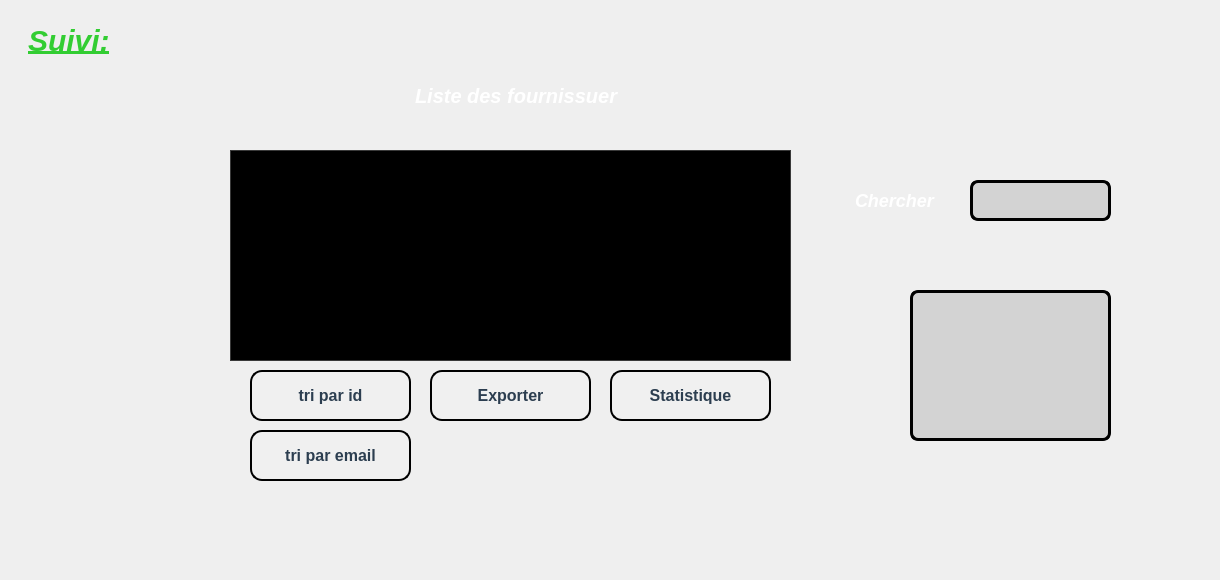
    <widget class="QWidget" name="tab_5">
     <attribute name="title">
      <string>Suivi</string>
     </attribute>
     <widget class="QLabel" name="label_5">
      <property name="geometry">
       <rect>
        <x>400</x>
        <y>70</y>
        <width>261</width>
        <height>51</height>
       </rect>
      </property>
      <property name="styleSheet">
       <string notr="true">QLabel {
    color: white;                     /* Couleur du texte (blanc) */
    font-size: 20px;                  /* Taille de police */
    font-family: 'Lato', sans-serif;  /* Polices de fallback */
    padding: 10px;                    /* Espacement autour du texte */
    font-weight: bold;                /* Met le texte en gras */
    font-style: italic;               /* Met le texte en italique */
}
</string>
      </property>
      <property name="text">
       <string>Liste des fournissuer</string>
      </property>
     </widget>
     <widget class="QLineEdit" name="lineEdit_recherche">
      <property name="geometry">
       <rect>
        <x>970</x>
        <y>180</y>
        <width>141</width>
        <height>41</height>
       </rect>
      </property>
      <property name="styleSheet">
       <string notr="true">QLineEdit {
    border: 3px solid black;          /* Couleur du contour (noir) */
    border-radius: 8px;               /* Coins arrondis */
    padding: 10px;                    /* Espacement à l'intérieur du line edit */
    background-color: #D3D3D3;        /* Fond gris clair */
    color: #333;                      /* Couleur du texte sombre */
    font-size: 14px;                  /* Taille de police */
    transition: border-color 0.3s;    /* Transition douce pour la couleur du contour */
}

QLineEdit:focus {
    border: 3px solid black;          /* Contour noir lorsqu'il est en focus */
    box-shadow: 0 0 5px rgba(0, 0, 0, 0.5); /* Effet d'ombre subtil (noir) */
}

QLineEdit::placeholder {
    color: #999;                      /* Couleur du texte d'espace réservé */
    opacity: 1;                       /* Assurez-vous que l'espace réservé est complètement opaque */
}
</string>
      </property>
     </widget>
     <widget class="QLabel" name="label_6">
      <property name="geometry">
       <rect>
        <x>840</x>
        <y>180</y>
        <width>161</width>
        <height>41</height>
       </rect>
      </property>
      <property name="styleSheet">
       <string notr="true">QLabel {
    color: white;                     /* Couleur du texte (blanc) */
    font-size: 18px;                  /* Taille de police */
    font-family: 'Lato', sans-serif;  /* Polices de fallback */
    padding: 10px;                    /* Espacement autour du texte */
    font-weight: bold;                /* Met le texte en gras */
    font-style: italic;               /* Met le texte en italique */
}
</string>
      </property>
      <property name="text">
       <string>Chercher</string>
      </property>
     </widget>
     <widget class="QPushButton" name="pushButton_exporter">
      <property name="geometry">
       <rect>
        <x>430</x>
        <y>370</y>
        <width>161</width>
        <height>51</height>
       </rect>
      </property>
      <property name="styleSheet">
       <string notr="true">QPushButton {
    border-radius: 12px; /* Coins arrondis */
    background: #F0F0F0; /* Fond gris clair */
    color: #2C3E50; /* Couleur du texte bleu-gris foncé */
    padding: 12px 20px; /* Espacement plus grand pour une zone de clic plus large */
    border: 2px solid black; /* Contour noir */
    font-weight: bold; /* Texte en gras pour mettre en valeur */
    font-size: 16px; /* Taille de police légèrement plus grande */
    transition: background-color 0.3s, box-shadow 0.3s, transform 0.2s; /* Transitions douces */
}

QPushButton:hover {
    background: rgba(41, 128, 185, 0.15); /* Bleu clair au survol */
    box-shadow: 0px 6px 20px rgba(0, 0, 0, 0.3); /* Ombre plus prononcée pour la profondeur */
    transform: translateY(-3px); /* Effet de soulèvement */
}

QPushButton:pressed {
    background: rgba(41, 128, 185, 0.25); /* Bleu légèrement plus foncé lorsque pressé */
    box-shadow: inset 0px 6px 12px rgba(0, 0, 0, 0.2); /* Effet d'ombre intérieure */
    transform: translateY(1px); /* Effet de légère dépression */
}
</string>
      </property>
      <property name="text">
       <string>Exporter</string>
      </property>
     </widget>
     <widget class="QLabel" name="label_49">
      <property name="geometry">
       <rect>
        <x>0</x>
        <y>0</y>
        <width>1211</width>
        <height>571</height>
       </rect>
      </property>
      <property name="styleSheet">
       <string notr="true">background-image: url(:/Downloads/depositphotos_514902144-stock-il.jpg);</string>
      </property>
      <property name="text">
       <string/>
      </property>
     </widget>
     <widget class="QLabel" name="label_53">
      <property name="geometry">
       <rect>
        <x>10</x>
        <y>0</y>
        <width>211</width>
        <height>81</height>
       </rect>
      </property>
      <property name="styleSheet">
       <string notr="true">QLabel {
    color: #4A4A4A;                   /* Couleur du texte (gris foncé) */
    font-size: 30px;                  /* Taille de police */
    font-family: 'Lato', sans-serif;  /* Polices de fallback */
    padding: 10px;                    /* Espacement autour du texte */
    font-weight: bold;                /* Met le texte en gras */
    text-decoration: underline;       /* Souligne le texte */
    font-style: italic;               /* Met le texte en italique */
    color: #32CD32;                   /* Couleur vert lime */
}
</string>
      </property>
      <property name="text">
       <string>Suivi:</string>
      </property>
     </widget>
     <widget class="QTableView" name="tableView_6">
      <property name="geometry">
       <rect>
        <x>230</x>
        <y>150</y>
        <width>561</width>
        <height>211</height>
       </rect>
      </property>
      <property name="styleSheet">
       <string notr="true">QTableView {
    background-color: black;        /* Fond de la table en noir */
    color: white;                   /* Texte en blanc */
    border: 1px solid #3A3A3A;      /* Bordure gris foncé */
    gridline-color: #444444;        /* Couleur des lignes de grille (gris foncé) */
    selection-background-color: #2980B9; /* Fond bleu pour la sélection */
    selection-color: white;         /* Texte blanc pour la sélection */
}

QTableView::item {
    background-color: black;        /* Fond noir pour les cellules */
    color: white;                   /* Texte des cellules en blanc */
}

QTableView::item:selected {
    background-color: #2980B9;      /* Fond bleu pour les cellules sélectionnées */
    color: white;                   /* Texte blanc pour les cellules sélectionnées */
}
</string>
      </property>
     </widget>
     <widget class="QPushButton" name="pushButton_tri">
      <property name="geometry">
       <rect>
        <x>250</x>
        <y>370</y>
        <width>161</width>
        <height>51</height>
       </rect>
      </property>
      <property name="styleSheet">
       <string notr="true">QPushButton {
    border-radius: 12px; /* Coins arrondis */
    background: #F0F0F0; /* Fond gris clair */
    color: #2C3E50; /* Couleur du texte bleu-gris foncé */
    padding: 12px 20px; /* Espacement plus grand pour une zone de clic plus large */
    border: 2px solid black; /* Contour noir */
    font-weight: bold; /* Texte en gras pour mettre en valeur */
    font-size: 16px; /* Taille de police légèrement plus grande */
    transition: background-color 0.3s, box-shadow 0.3s, transform 0.2s; /* Transitions douces */
}

QPushButton:hover {
    background: rgba(41, 128, 185, 0.15); /* Bleu clair au survol */
    box-shadow: 0px 6px 20px rgba(0, 0, 0, 0.3); /* Ombre plus prononcée pour la profondeur */
    transform: translateY(-3px); /* Effet de soulèvement */
}

QPushButton:pressed {
    background: rgba(41, 128, 185, 0.25); /* Bleu légèrement plus foncé lorsque pressé */
    box-shadow: inset 0px 6px 12px rgba(0, 0, 0, 0.2); /* Effet d'ombre intérieure */
    transform: translateY(1px); /* Effet de légère dépression */
}
</string>
      </property>
      <property name="text">
       <string>tri par id</string>
      </property>
     </widget>
     <widget class="QPushButton" name="pushButtonStatistiques">
      <property name="geometry">
       <rect>
        <x>610</x>
        <y>370</y>
        <width>161</width>
        <height>51</height>
       </rect>
      </property>
      <property name="styleSheet">
       <string notr="true">QPushButton {
    border-radius: 12px; /* Coins arrondis */
    background: #F0F0F0; /* Fond gris clair */
    color: #2C3E50; /* Couleur du texte bleu-gris foncé */
    padding: 12px 20px; /* Espacement plus grand pour une zone de clic plus large */
    border: 2px solid black; /* Contour noir */
    font-weight: bold; /* Texte en gras pour mettre en valeur */
    font-size: 16px; /* Taille de police légèrement plus grande */
    transition: background-color 0.3s, box-shadow 0.3s, transform 0.2s; /* Transitions douces */
}

QPushButton:hover {
    background: rgba(41, 128, 185, 0.15); /* Bleu clair au survol */
    box-shadow: 0px 6px 20px rgba(0, 0, 0, 0.3); /* Ombre plus prononcée pour la profondeur */
    transform: translateY(-3px); /* Effet de soulèvement */
}

QPushButton:pressed {
    background: rgba(41, 128, 185, 0.25); /* Bleu légèrement plus foncé lorsque pressé */
    box-shadow: inset 0px 6px 12px rgba(0, 0, 0, 0.2); /* Effet d'ombre intérieure */
    transform: translateY(1px); /* Effet de légère dépression */
}
</string>
      </property>
      <property name="text">
       <string>Statistique</string>
      </property>
     </widget>
     <widget class="QPushButton" name="pushButton_tri_2">
      <property name="geometry">
       <rect>
        <x>250</x>
        <y>430</y>
        <width>161</width>
        <height>51</height>
       </rect>
      </property>
      <property name="styleSheet">
       <string notr="true">QPushButton {
    border-radius: 12px; /* Coins arrondis */
    background: #F0F0F0; /* Fond gris clair */
    color: #2C3E50; /* Couleur du texte bleu-gris foncé */
    padding: 12px 20px; /* Espacement plus grand pour une zone de clic plus large */
    border: 2px solid black; /* Contour noir */
    font-weight: bold; /* Texte en gras pour mettre en valeur */
    font-size: 16px; /* Taille de police légèrement plus grande */
    transition: background-color 0.3s, box-shadow 0.3s, transform 0.2s; /* Transitions douces */
}

QPushButton:hover {
    background: rgba(41, 128, 185, 0.15); /* Bleu clair au survol */
    box-shadow: 0px 6px 20px rgba(0, 0, 0, 0.3); /* Ombre plus prononcée pour la profondeur */
    transform: translateY(-3px); /* Effet de soulèvement */
}

QPushButton:pressed {
    background: rgba(41, 128, 185, 0.25); /* Bleu légèrement plus foncé lorsque pressé */
    box-shadow: inset 0px 6px 12px rgba(0, 0, 0, 0.2); /* Effet d'ombre intérieure */
    transform: translateY(1px); /* Effet de légère dépression */
}
</string>
      </property>
      <property name="text">
       <string>tri par email</string>
      </property>
     </widget>
     <widget class="QLabel" name="update_label">
      <property name="geometry">
       <rect>
        <x>910</x>
        <y>290</y>
        <width>201</width>
        <height>151</height>
       </rect>
      </property>
      <property name="styleSheet">
       <string notr="true">QLabel {
    border: 3px solid black;          /* Couleur du contour (noir) */
    border-radius: 8px;               /* Coins arrondis */
    padding: 10px;                    /* Espacement à l'intérieur du line edit */
    background-color: #D3D3D3;        /* Fond gris clair */
    color: #333;                      /* Couleur du texte sombre */
    font-size: 14px;                  /* Taille de police */
    transition: border-color 0.3s;    /* Transition douce pour la couleur du contour */
}

QLabel:focus {
    border: 3px solid black;          /* Contour noir lorsqu'il est en focus */
    box-shadow: 0 0 5px rgba(0, 0, 0, 0.5); /* Effet d'ombre subtil (noir) */
}

QLabel::placeholder {
    color: #999;                      /* Couleur du texte d'espace réservé */
    opacity: 1;                       /* Assurez-vous que l'espace réservé est complètement opaque */
}
</string>
      </property>
      <property name="text">
       <string/>
      </property>
     </widget>
     <zorder>label_49</zorder>
     <zorder>label_5</zorder>
     <zorder>lineEdit_recherche</zorder>
     <zorder>label_6</zorder>
     <zorder>pushButton_exporter</zorder>
     <zorder>label_53</zorder>
     <zorder>tableView_6</zorder>
     <zorder>pushButton_tri</zorder>
     <zorder>pushButtonStatistiques</zorder>
     <zorder>pushButton_tri_2</zorder>
     <zorder>update_label</zorder>
    </widget>
